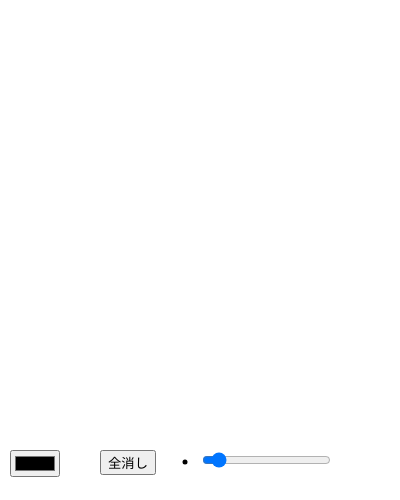
Frame 1 (no input)
Frame 60 (no input): identical to frame 1, image omitted
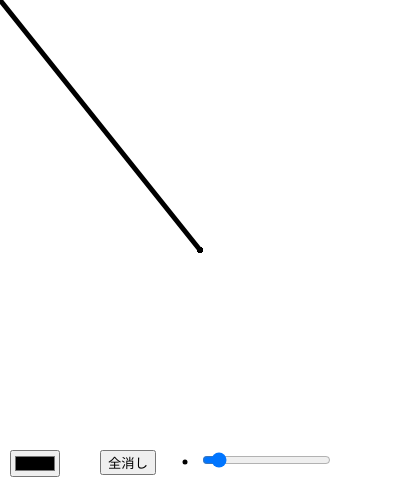
Frame 120 (the mouse pressed at the canvas centre since frame 60)

The p5.js sketch that drew these frames (run headless with seeded random() and noise() and a simulated clock; from frame 60 on, the mouse is pressed at the canvas centre):

// p5.js sketch
// ── sketch.js
let colorPicker;
let strokeWeightSlider;
let undoArray = [];
let redoArray = [];

function setup() {
  createCanvas(400, 500);
  background(255);

  // カラーピッカーの実装
  colorPicker = createColorPicker('black');
  colorPicker.position(10, height - 50);

  // 全消しボタンの実装
  let deleteButton = createButton('全消し');
  deleteButton.position(100, height - 50);
  deleteButton.mousePressed(() => {
    mySaveCanvas(undoArray);
    redoArray = [];
    background(255);
  });

  // 線の太さを変えるスライダーの実装
  strokeWeightSlider = createSlider(1, 50, 5);
  strokeWeightSlider.position(200, height - 50);

  // 戻るボタンの実装
  let backButton = createButton('undo');
  backButton.position(100, height);
  backButton.mousePressed(() => {
    if(undoArray.length < 1){
      return;
    }
    
    mySaveCanvas(redoArray);
    
    loadPixels();
    let pixelArray = undoArray.pop();
    let d = pixelDensity();
    let iSize = width*d * height*d * 4;
    for (let i = 0; i < iSize; ++i) {
      pixels[i] = pixelArray[i];
    }
    updatePixels();
  });
  
  // redoButtonの実装
  let redoButton = createButton('redo');
  redoButton.position(150, height);
  redoButton.mousePressed(() => {
    if(redoArray.length < 1){
      return;
    }
    
    mySaveCanvas(undoArray);
    
    loadPixels();
    let pixelArray = redoArray.pop();
    let d = pixelDensity();
    let iSize = width*d * height*d * 4;
    for (let i = 0; i < iSize; ++i) {
      pixels[i] = pixelArray[i];
    }
    updatePixels();
    // undoArray.push(pixelArray);
  });
}

function draw() {
  // 線の太さのサンプルを描く
  strokeWeight(55);
  stroke(255);
  line(180, height - 40, 195, height - 40);
  strokeWeight(strokeWeightSlider.value());
  stroke(colorPicker.color());
  line(185, height - 38, 185, height - 38);

  // カラーピッカーの色を適用させる,ただしeを押されていたら白にする
  stroke(colorPicker.color());
  if (keyIsPressed) {
    if (key === 'e') {
      stroke(255);
    }
  }
  
  // スライダーの線の太さを適用させる
  strokeWeight(strokeWeightSlider.value());

  // 線を引く
  if (mouseIsPressed) {
    if (pmouseY < height - 100 && mouseY < height - 100) {
      line(pmouseX, pmouseY, mouseX, mouseY);
    }
  }

}

function mySaveCanvas(array) {
  let pixelArray = [];
  loadPixels();
  let d = pixelDensity();
  
  for (i = 0; i < width * d * height * d * 4; ++i) {
    pixelArray[i] = pixels[i];
  }
  array.push(pixelArray);
  updatePixels();
}

function mousePressed() {
  if (mouseX < width && mouseY < height - 100) {
    mySaveCanvas(undoArray);
    redoArray = [];
  }
}
